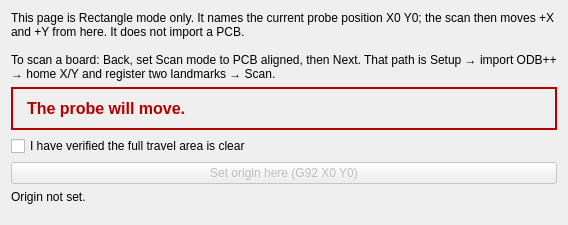
     <widget class="QWidget" name="pageOrigin">
      <layout class="QVBoxLayout" name="originLayout">
       <item>
        <widget class="QLabel" name="originIntro">
         <property name="text">
          <string>This page is Rectangle mode only. It names the current probe position X0 Y0; the scan then moves +X and +Y from here. It does not import a PCB.

To scan a board: Back, set Scan mode to PCB aligned, then Next. That path is Setup → import ODB++ → home X/Y and register two landmarks → Scan.</string>
         </property>
         <property name="wordWrap">
          <bool>true</bool>
         </property>
        </widget>
       </item>
       <item>
        <widget class="QLabel" name="travelWarning">
         <property name="text">
          <string>The probe will move.</string>
         </property>
         <property name="wordWrap">
          <bool>true</bool>
         </property>
         <property name="styleSheet">
          <string>font-size: 12pt; font-weight: bold; color: #b30000; border: 2px solid #b30000; padding: 10px;</string>
         </property>
        </widget>
       </item>
       <item>
        <widget class="QCheckBox" name="chkTravelClear">
         <property name="text">
          <string>I have verified the full travel area is clear</string>
         </property>
        </widget>
       </item>
       <item>
        <widget class="QPushButton" name="btnSetOrigin">
         <property name="text">
          <string>Set origin here (G92 X0 Y0)</string>
         </property>
         <property name="enabled">
          <bool>false</bool>
         </property>
        </widget>
       </item>
       <item>
        <widget class="QLabel" name="originStatus">
         <property name="text">
          <string>Origin not set.</string>
         </property>
         <property name="wordWrap">
          <bool>true</bool>
         </property>
        </widget>
       </item>
       <item>
        <spacer name="originSpacer">
         <property name="orientation">
          <enum>Qt::Vertical</enum>
         </property>
         <property name="sizeHint" stdset="0">
          <size>
           <width>20</width>
           <height>10</height>
          </size>
         </property>
        </spacer>
       </item>
      </layout>
     </widget>
